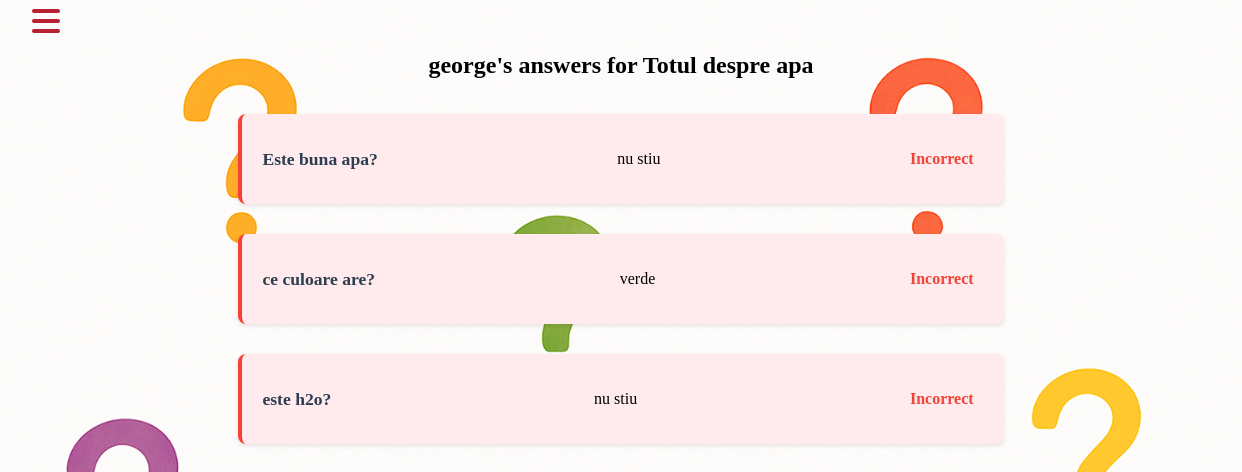
Screenshot of /user_answers/11/george with the database file from the repository.
### app/models.py (models this page shows, shortened)
class Quiz(models.Model):
    author = models.ForeignKey(User, on_delete=models.CASCADE, related_name="quizzes", null=True)
    author_id_value = models.IntegerField(null=True, blank=True)
    title_quiz = models.CharField(_("Titlul chestionarului"), max_length=100, default=_("Chestionar Nou"))
    created_at = models.DateTimeField(auto_now_add=True)
    class Meta:
        verbose_name = _("Chestionar")
        verbose_name_plural = _("Chestionare")
        ordering = ["id"]

class UserAnswer(models.Model):
    username = models.CharField(max_length=255)
    quiz_id = models.IntegerField()
    question_id = models.IntegerField()
    is_right = models.IntegerField()
    answer_text = models.CharField(max_length=1000, blank=True, null=True, default='')

class Question(models.Model):
    quiz = models.ForeignKey(Quiz, related_name="questions", on_delete=models.CASCADE)
    title_question = models.CharField(_("Întrebare"), max_length=255, db_index=True)
    class Meta:
        verbose_name = _("Întrebare")
        verbose_name_plural = _("Întrebări")
        ordering = ["id"]

### app/views.py (the view)
# urls.py: path('user_answers/<int:quiz_id>/<str:username>', user_answers, name='user_answers'),
def user_answers(request, quiz_id, username):
    quiz = get_object_or_404(Quiz, id=quiz_id)
    answers = UserAnswer.objects.filter(username=username, quiz_id=quiz_id)
    answer_details = []
    for answer in answers:
        question = Question.objects.get(
            quiz_id=answer.quiz_id,
            id=answer.question_id
        )
        answer_details.append((answer, question))
    context = {
        'quiz': quiz,
        'username': username,
        'answer_details': answer_details,
    }
    return render(request, 'quiz/user_answers.html', context)

### templates/quiz/user_answers.html
{% extends 'base.html' %}
{% load static %}
{% block content %}
<div class="container">
    <h2>{{ username }}'s answers for {{ quiz.title_quiz }}</h2>
    <div class="answers-list">
        {% for answer, question in answer_details %}
            <div class="answer-card {% if answer.is_right %}correct{% else %}incorrect{% endif %}">
                <div class="question-info">
                    <h4>{{ question.title_question }}</h4>
                    <p class="user-answer">{{ answer.answer_text }}</p>
                    <span class="status">
                        {% if answer.is_right %}
                            Correct
                        {% else %}
                            Incorrect
                        {% endif %}
                    </span>
                </div>
            </div>
        {% empty %}
            <p>No answers found for this user.</p>
        {% endfor %}
    </div>
</div>
<link rel="stylesheet" href="{% static 'css/user-answer.css' %}">
{% endblock %}

### static/css/user-answer.css (style rules this page uses)
.container h2 { text-align: center; margin: 20px 0; }
.answers-list { margin: 20px; display: flex; flex-direction: column; align-items: center; }
.answer-card { padding: 20px; margin: 15px 0; border-radius: 8px; box-shadow: 0 2px 4px rgba(0,0,0,0.1); width: 60%; }
.answer-card.incorrect { background: #ffebee; border-left: 4px solid #f44336; }
.question-info { display: flex; justify-content: space-between; align-items: center; }
.question-info h4 { margin: 0; color: #2c3e50; font-size: 1.1em; }
.status { font-weight: bold; padding: 5px 10px; border-radius: 4px; }
.answer-card.incorrect .status { color: #f44336; }

### templates/base.html (style rules this page uses)
html, body { height: 100%; margin: 0; padding: 0; }

### rows the page displays
Quiz: title_quiz "Totul despre apa"
UserAnswer: title_question "Este buna apa?", answer_text "nu stiu", is_right "Incorrect"
UserAnswer: title_question "ce culoare are?", answer_text "verde", is_right "Incorrect"
UserAnswer: title_question "este h2o?", answer_text "nu stiu", is_right "Incorrect"

### other values shown
{{ username }} "george"
